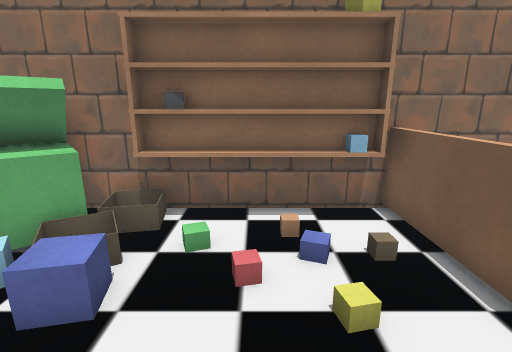
View 1 (above)

15 first-person views from a walk through a Unity game level. The camera is 1.4 m above the floor, tilts 14° down and sees 85° across. The floor is counted in squares, 0.5 m on a side. Each view is taken from the middle of a square. On the plan, view 1 faces up. The plan holds only what a view shows up to about 19 squares ahead; the rest is blank. The place goes on beyond the plan. The player character is not drawn. Some surface patterns are stand-ins.

View 2
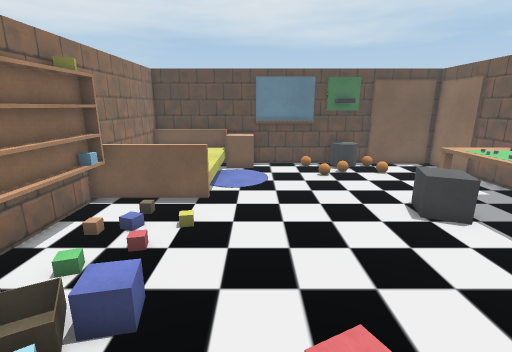

View 3
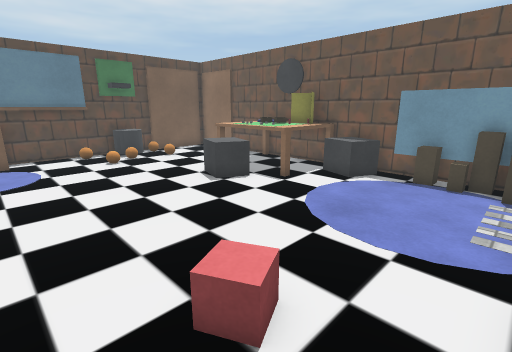

View 4
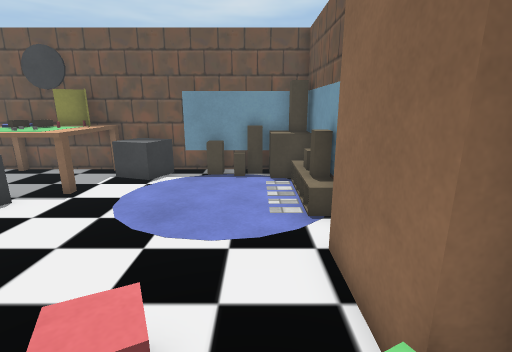

View 5
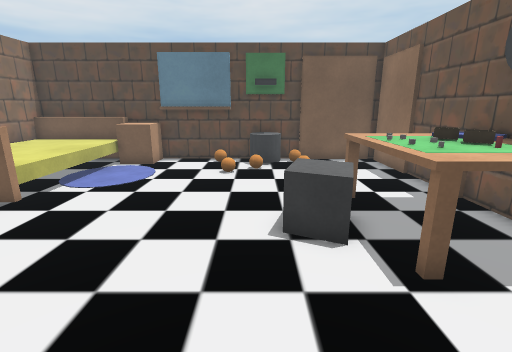

View 6
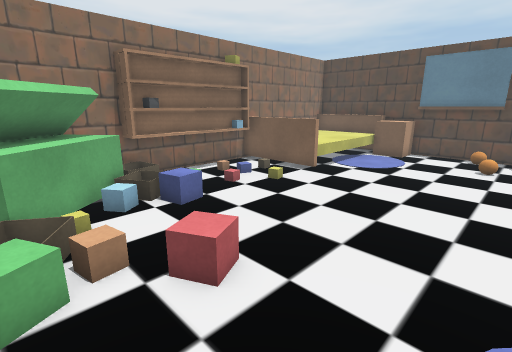

View 7
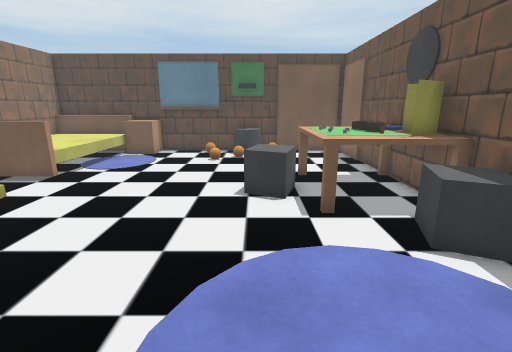

View 8
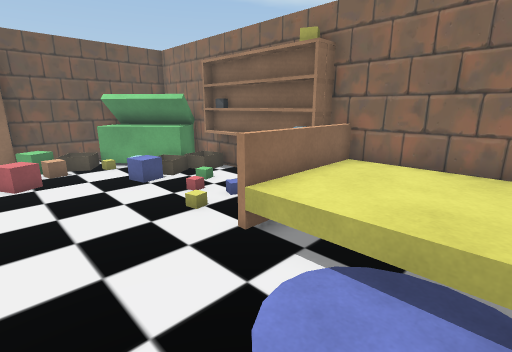

View 9
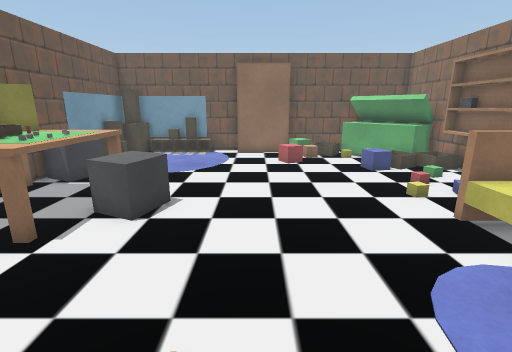

View 10
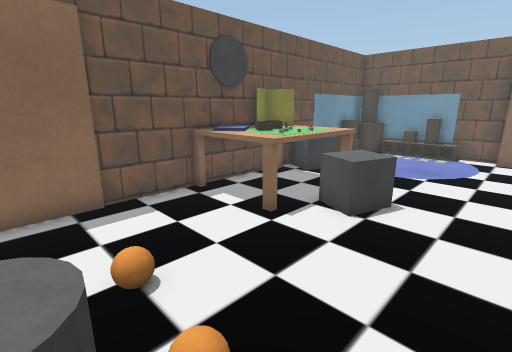

View 11
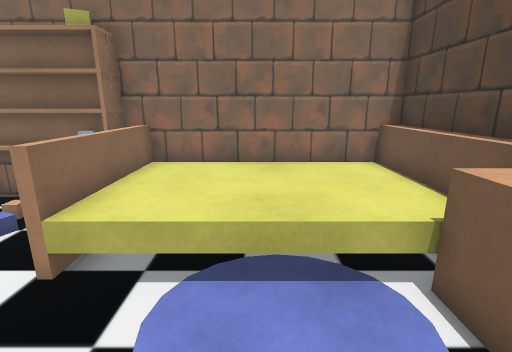

View 12
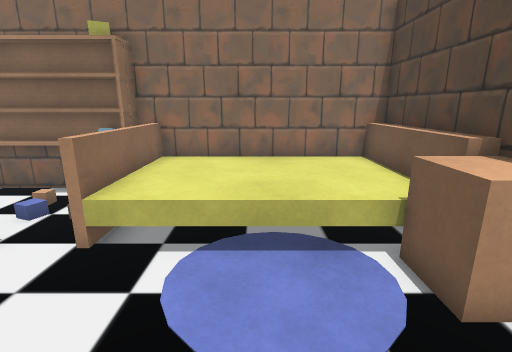

View 13
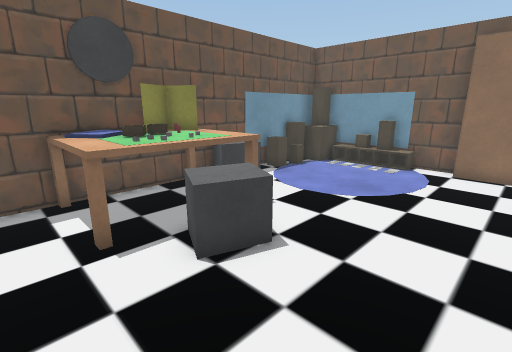

View 14
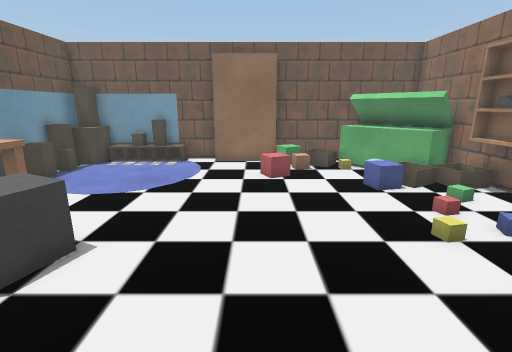

View 15
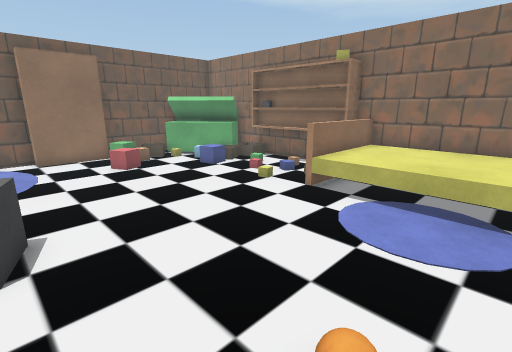

### Floor plan
Key: @ floor where view 1 was taken; # wall or solid block; . floor; / step, stairs or slope; B bed; O other object.
Columns run from 8 left of view 1 to 11 right of it. Each row starts with its distance up from view 1.
  8   ##################
  7   OOOOOOOOOOBBBBBBBB
  6  OOOO//../..BBBBBBBB
  5 #OOOO/././/.BBBBBBBB
  4 #OOOO/../...BBBBBBBB
  3 #O/..//../..BBBBBBOO
  2 #//............  .OO
  1 #//............ ..O#
  0 # .O....@..........#
 -1 # .................#
 -2 # .................#
 -3 # ............../..#
 -4 #................OOO
 -5 #.    ....OO......OO
 -6 #     ...OOO.......#
 -7 #     ..OOOOOO.....#
 -8 #     ..OOOOOO.....#
 -9 OO. ..OOOOOOOO.....#
-10 OOOOO OOOOOOOO..####
-11 #################  #

Where each view was taken, in squares from view 1:
view 1: 0 up, 0 right, facing up
view 2: 1 up, 7 left, facing right
view 3: 2 up, 7 left, facing down-right
view 4: 2 up, 6 left, facing down
view 5: 4 down, 4 left, facing right
view 6: 4 down, 7 left, facing up-right
view 7: 5 down, 7 left, facing right
view 8: 1 down, 8 right, facing up-left
view 9: 2 down, 10 right, facing left
view 10: 2 down, 10 right, facing down-left
view 11: 1 down, 7 right, facing up
view 12: 2 down, 7 right, facing up
view 13: 1 down, 6 right, facing down-left
view 14: 1 down, 7 right, facing left
view 15: 5 down, 9 right, facing up-left
